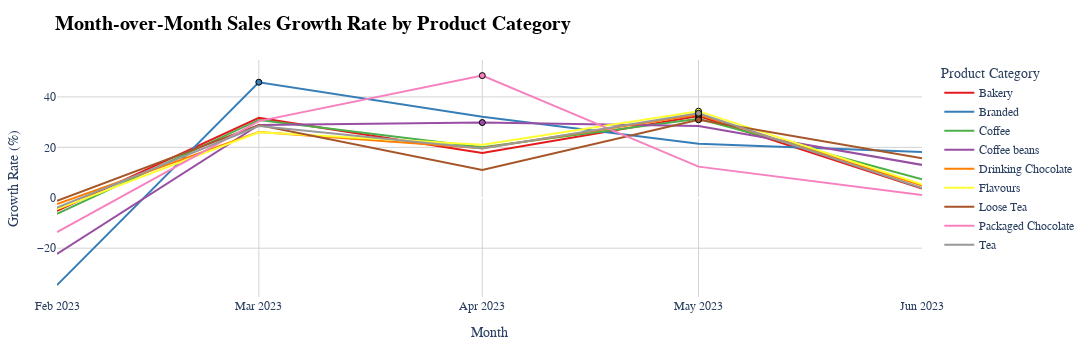

Notebook code cell kept with this figure:
### Code cell
# Creating a copy of growth_data with sales_growth_rate multiplied by 100 for hover display
growth_data['sales_growth_rate_display'] = growth_data['sales_growth_rate'] * 100

# Creating the line chart to visualize month-over-month sales growth rate by product category
fig = px.line(
    growth_data, 
    x='month',
    y='sales_growth_rate_display',  
    color='product_category',
    title='<b>Month-over-Month Sales Growth Rate by Product Category</b>',
    labels={
        'month': 'Month',
        'sales_growth_rate_display': 'Growth Rate (%)',
        'product_category': 'Product Category'
    },
    color_discrete_sequence=px.colors.qualitative.Set1  
)

# Update layout to fix the x-axis month repetition and keep line subtle
fig.update_layout(
    title_font=dict(size=20, family='Arial', color='black'),
    font=dict(size=12, family='Arial'),
    height=350,
    width=1200,
    plot_bgcolor='white',
    margin=dict(t=60, b=50, l=50, r=50),
    xaxis=dict(
        title='Month',
        tickformat='%b %Y',  # Showing month-year format
        showgrid=True,
        gridcolor='lightgray',
        tickmode='array',  
        tickvals=growth_data['month'].unique()  # only unique months
    ),
    yaxis=dict(
        title='Growth Rate (%)',
        showgrid=True,
        gridcolor='lightgray'
    ),
    showlegend=True  
)

# Find the peak growth points (max growth rate per product category)
peak_growth = growth_data.loc[growth_data.groupby('product_category')['sales_growth_rate_display'].idxmax()]

# Manually assigning colors from the color palette
color_palette = px.colors.qualitative.Set1
color_map = {category: color_palette[i % len(color_palette)] for i, category in enumerate(peak_growth['product_category'].unique())}

# Added smaller, bordered circles that match the line color
for category in peak_growth['product_category'].unique():
    category_data = peak_growth[peak_growth['product_category'] == category]
    category_color = color_map[category]  

    fig.add_trace(go.Scatter(
        x=category_data['month'],
        y=category_data['sales_growth_rate_display'],
        mode='markers',
        marker=dict(
            color=category_color,  # Match the marker color to the line color
            size=6,  
            symbol='circle',
            line=dict(width=1, color='black')  
        ),
        name=f'Peak Growth ({category})',
        showlegend=False  
    ))


fig.update_traces(
    line=dict(width=2)  
)

# Set hover template to include product category and correctly formatted percentage
for trace in fig.data:
    trace.update(
        hovertemplate=(
            '<b>Product Category: %{fullData.name}</b><br>'  # Product category from the trace name
            'Month: %{x|%b %Y}<br>'  # Month in 'Month Year' format
            'Growth Rate: %{y:.2f}%'  # Growth rate shown as a percentage with two decimals
        )
    )

# Show the plot
fig.show()

### Figure 1 — Plotly figure (JSON) as saved in the notebook; plotly's stock layout.template omitted (floating-point values rounded to 4 significant figures)
{"data": [{"hovertemplate": "<b>Product Category: %{fullData.name}</b><br>Month: %{x|%b %Y}<br>Growth Rate: %{y:.2f}%", "legendgroup": "Bakery", "line": {"color": "rgb(228,26,28)", "dash": "solid", "width": 2}, "marker": {"symbol": "circle"}, "mode": "lines", "name": "Bakery", "orientation": "v", "showlegend": true, "type": "scatter", "x": ["2023-02-01T00:00:00", "2023-03-01T00:00:00", "2023-04-01T00:00:00", "2023-05-01T00:00:00", "2023-06-01T00:00:00"], "xaxis": "x", "y": [-5.211, 31.68, 17.8, 32.41, 3.694], "yaxis": "y"}, {"hovertemplate": "<b>Product Category: %{fullData.name}</b><br>Month: %{x|%b %Y}<br>Growth Rate: %{y:.2f}%", "legendgroup": "Branded", "line": {"color": "rgb(55,126,184)", "dash": "solid", "width": 2}, "marker": {"symbol": "circle"}, "mode": "lines", "name": "Branded", "orientation": "v", "showlegend": true, "type": "scatter", "x": ["2023-02-01T00:00:00", "2023-03-01T00:00:00", "2023-04-01T00:00:00", "2023-05-01T00:00:00", "2023-06-01T00:00:00"], "xaxis": "x", "y": [-34.66, 45.83, 32.09, 21.44, 18.14], "yaxis": "y"}, {"hovertemplate": "<b>Product Category: %{fullData.name}</b><br>Month: %{x|%b %Y}<br>Growth Rate: %{y:.2f}%", "legendgroup": "Coffee", "line": {"color": "rgb(77,175,74)", "dash": "solid", "width": 2}, "marker": {"symbol": "circle"}, "mode": "lines", "name": "Coffee", "orientation": "v", "showlegend": true, "type": "scatter", "x": ["2023-02-01T00:00:00", "2023-03-01T00:00:00", "2023-04-01T00:00:00", "2023-05-01T00:00:00", "2023-06-01T00:00:00"], "xaxis": "x", "y": [-6.36, 30.87, 20.02, 31.31, 7.333], "yaxis": "y"}, {"hovertemplate": "<b>Product Category: %{fullData.name}</b><br>Month: %{x|%b %Y}<br>Growth Rate: %{y:.2f}%", "legendgroup": "Coffee beans", "line": {"color": "rgb(152,78,163)", "dash": "solid", "width": 2}, "marker": {"symbol": "circle"}, "mode": "lines", "name": "Coffee beans", "orientation": "v", "showlegend": true, "type": "scatter", "x": ["2023-02-01T00:00:00", "2023-03-01T00:00:00", "2023-04-01T00:00:00", "2023-05-01T00:00:00", "2023-06-01T00:00:00"], "xaxis": "x", "y": [-22.26, 28.91, 29.84, 28.49, 13.04], "yaxis": "y"}, {"hovertemplate": "<b>Product Category: %{fullData.name}</b><br>Month: %{x|%b %Y}<br>Growth Rate: %{y:.2f}%", "legendgroup": "Drinking Chocolate", "line": {"color": "rgb(255,127,0)", "dash": "solid", "width": 2}, "marker": {"symbol": "circle"}, "mode": "lines", "name": "Drinking Chocolate", "orientation": "v", "showlegend": true, "type": "scatter", "x": ["2023-02-01T00:00:00", "2023-03-01T00:00:00", "2023-04-01T00:00:00", "2023-05-01T00:00:00", "2023-06-01T00:00:00"], "xaxis": "x", "y": [-2.465, 26.08, 19.63, 33.04, 4.818], "yaxis": "y"}, {"hovertemplate": "<b>Product Category: %{fullData.name}</b><br>Month: %{x|%b %Y}<br>Growth Rate: %{y:.2f}%", "legendgroup": "Flavours", "line": {"color": "rgb(255,255,51)", "dash": "solid", "width": 2}, "marker": {"symbol": "circle"}, "mode": "lines", "name": "Flavours", "orientation": "v", "showlegend": true, "type": "scatter", "x": ["2023-02-01T00:00:00", "2023-03-01T00:00:00", "2023-04-01T00:00:00", "2023-05-01T00:00:00", "2023-06-01T00:00:00"], "xaxis": "x", "y": [-4.516, 25.97, 21.02, 34.35, 5.374], "yaxis": "y"}, {"hovertemplate": "<b>Product Category: %{fullData.name}</b><br>Month: %{x|%b %Y}<br>Growth Rate: %{y:.2f}%", "legendgroup": "Loose Tea", "line": {"color": "rgb(166,86,40)", "dash": "solid", "width": 2}, "marker": {"symbol": "circle"}, "mode": "lines", "name": "Loose Tea", "orientation": "v", "showlegend": true, "type": "scatter", "x": ["2023-02-01T00:00:00", "2023-03-01T00:00:00", "2023-04-01T00:00:00", "2023-05-01T00:00:00", "2023-06-01T00:00:00"], "xaxis": "x", "y": [-1.237, 28.88, 11.06, 30.94, 15.68], "yaxis": "y"}, {"hovertemplate": "<b>Product Category: %{fullData.name}</b><br>Month: %{x|%b %Y}<br>Growth Rate: %{y:.2f}%", "legendgroup": "Packaged Chocolate", "line": {"color": "rgb(247,129,191)", "dash": "solid", "width": 2}, "marker": {"symbol": "circle"}, "mode": "lines", "name": "Packaged Chocolate", "orientation": "v", "showlegend": true, "type": "scatter", "x": ["2023-02-01T00:00:00", "2023-03-01T00:00:00", "2023-04-01T00:00:00", "2023-05-01T00:00:00", "2023-06-01T00:00:00"], "xaxis": "x", "y": [-13.59, 30.42, 48.46, 12.35, 1.128], "yaxis": "y"}, {"hovertemplate": "<b>Product Category: %{fullData.name}</b><br>Month: %{x|%b %Y}<br>Growth Rate: %{y:.2f}%", "legendgroup": "Tea", "line": {"color": "rgb(153,153,153)", "dash": "solid", "width": 2}, "marker": {"symbol": "circle"}, "mode": "lines", "name": "Tea", "orientation": "v", "showlegend": true, "type": "scatter", "x": ["2023-02-01T00:00:00", "2023-03-01T00:00:00", "2023-04-01T00:00:00", "2023-05-01T00:00:00", "2023-06-01T00:00:00"], "xaxis": "x", "y": [-3.928, 28.42, 19.51, 33.52, 3.824], "yaxis": "y"}, {"hovertemplate": "<b>Product Category: %{fullData.name}</b><br>Month: %{x|%b %Y}<br>Growth Rate: %{y:.2f}%", "line": {"width": 2}, "marker": {"color": "rgb(228,26,28)", "line": {"color": "black", "width": 1}, "size": 6, "symbol": "circle"}, "mode": "markers", "name": "Peak Growth (Bakery)", "showlegend": false, "type": "scatter", "x": ["2023-05-01T00:00:00"], "y": [32.41]}, {"hovertemplate": "<b>Product Category: %{fullData.name}</b><br>Month: %{x|%b %Y}<br>Growth Rate: %{y:.2f}%", "line": {"width": 2}, "marker": {"color": "rgb(55,126,184)", "line": {"color": "black", "width": 1}, "size": 6, "symbol": "circle"}, "mode": "markers", "name": "Peak Growth (Branded)", "showlegend": false, "type": "scatter", "x": ["2023-03-01T00:00:00"], "y": [45.83]}, {"hovertemplate": "<b>Product Category: %{fullData.name}</b><br>Month: %{x|%b %Y}<br>Growth Rate: %{y:.2f}%", "line": {"width": 2}, "marker": {"color": "rgb(77,175,74)", "line": {"color": "black", "width": 1}, "size": 6, "symbol": "circle"}, "mode": "markers", "name": "Peak Growth (Coffee)", "showlegend": false, "type": "scatter", "x": ["2023-05-01T00:00:00"], "y": [31.31]}, {"hovertemplate": "<b>Product Category: %{fullData.name}</b><br>Month: %{x|%b %Y}<br>Growth Rate: %{y:.2f}%", "line": {"width": 2}, "marker": {"color": "rgb(152,78,163)", "line": {"color": "black", "width": 1}, "size": 6, "symbol": "circle"}, "mode": "markers", "name": "Peak Growth (Coffee beans)", "showlegend": false, "type": "scatter", "x": ["2023-04-01T00:00:00"], "y": [29.84]}, {"hovertemplate": "<b>Product Category: %{fullData.name}</b><br>Month: %{x|%b %Y}<br>Growth Rate: %{y:.2f}%", "line": {"width": 2}, "marker": {"color": "rgb(255,127,0)", "line": {"color": "black", "width": 1}, "size": 6, "symbol": "circle"}, "mode": "markers", "name": "Peak Growth (Drinking Chocolate)", "showlegend": false, "type": "scatter", "x": ["2023-05-01T00:00:00"], "y": [33.04]}, {"hovertemplate": "<b>Product Category: %{fullData.name}</b><br>Month: %{x|%b %Y}<br>Growth Rate: %{y:.2f}%", "line": {"width": 2}, "marker": {"color": "rgb(255,255,51)", "line": {"color": "black", "width": 1}, "size": 6, "symbol": "circle"}, "mode": "markers", "name": "Peak Growth (Flavours)", "showlegend": false, "type": "scatter", "x": ["2023-05-01T00:00:00"], "y": [34.35]}, {"hovertemplate": "<b>Product Category: %{fullData.name}</b><br>Month: %{x|%b %Y}<br>Growth Rate: %{y:.2f}%", "line": {"width": 2}, "marker": {"color": "rgb(166,86,40)", "line": {"color": "black", "width": 1}, "size": 6, "symbol": "circle"}, "mode": "markers", "name": "Peak Growth (Loose Tea)", "showlegend": false, "type": "scatter", "x": ["2023-05-01T00:00:00"], "y": [30.94]}, {"hovertemplate": "<b>Product Category: %{fullData.name}</b><br>Month: %{x|%b %Y}<br>Growth Rate: %{y:.2f}%", "line": {"width": 2}, "marker": {"color": "rgb(247,129,191)", "line": {"color": "black", "width": 1}, "size": 6, "symbol": "circle"}, "mode": "markers", "name": "Peak Growth (Packaged Chocolate)", "showlegend": false, "type": "scatter", "x": ["2023-04-01T00:00:00"], "y": [48.46]}, {"hovertemplate": "<b>Product Category: %{fullData.name}</b><br>Month: %{x|%b %Y}<br>Growth Rate: %{y:.2f}%", "line": {"width": 2}, "marker": {"color": "rgb(153,153,153)", "line": {"color": "black", "width": 1}, "size": 6, "symbol": "circle"}, "mode": "markers", "name": "Peak Growth (Tea)", "showlegend": false, "type": "scatter", "x": ["2023-05-01T00:00:00"], "y": [33.52]}], "layout": {"font": {"family": "Arial", "size": 12}, "height": 350, "legend": {"title": {"text": "Product Category"}, "tracegroupgap": 0}, "margin": {"b": 50, "l": 50, "r": 50, "t": 60}, "plot_bgcolor": "white", "showlegend": true, "title": {"font": {"color": "black", "family": "Arial", "size": 20}, "text": "<b>Month-over-Month Sales Growth Rate by Product Category</b>"}, "width": 1200, "xaxis": {"anchor": "y", "domain": [0, 1], "gridcolor": "lightgray", "showgrid": true, "tickformat": "%b %Y", "tickmode": "array", "tickvals": ["2023-02-01T00:00:00.000000000", "2023-03-01T00:00:00.000000000", "2023-04-01T00:00:00.000000000", "2023-05-01T00:00:00.000000000", "2023-06-01T00:00:00.000000000"], "title": {"text": "Month"}}, "yaxis": {"anchor": "x", "domain": [0, 1], "gridcolor": "lightgray", "showgrid": true, "title": {"text": "Growth Rate (%)"}}}}
